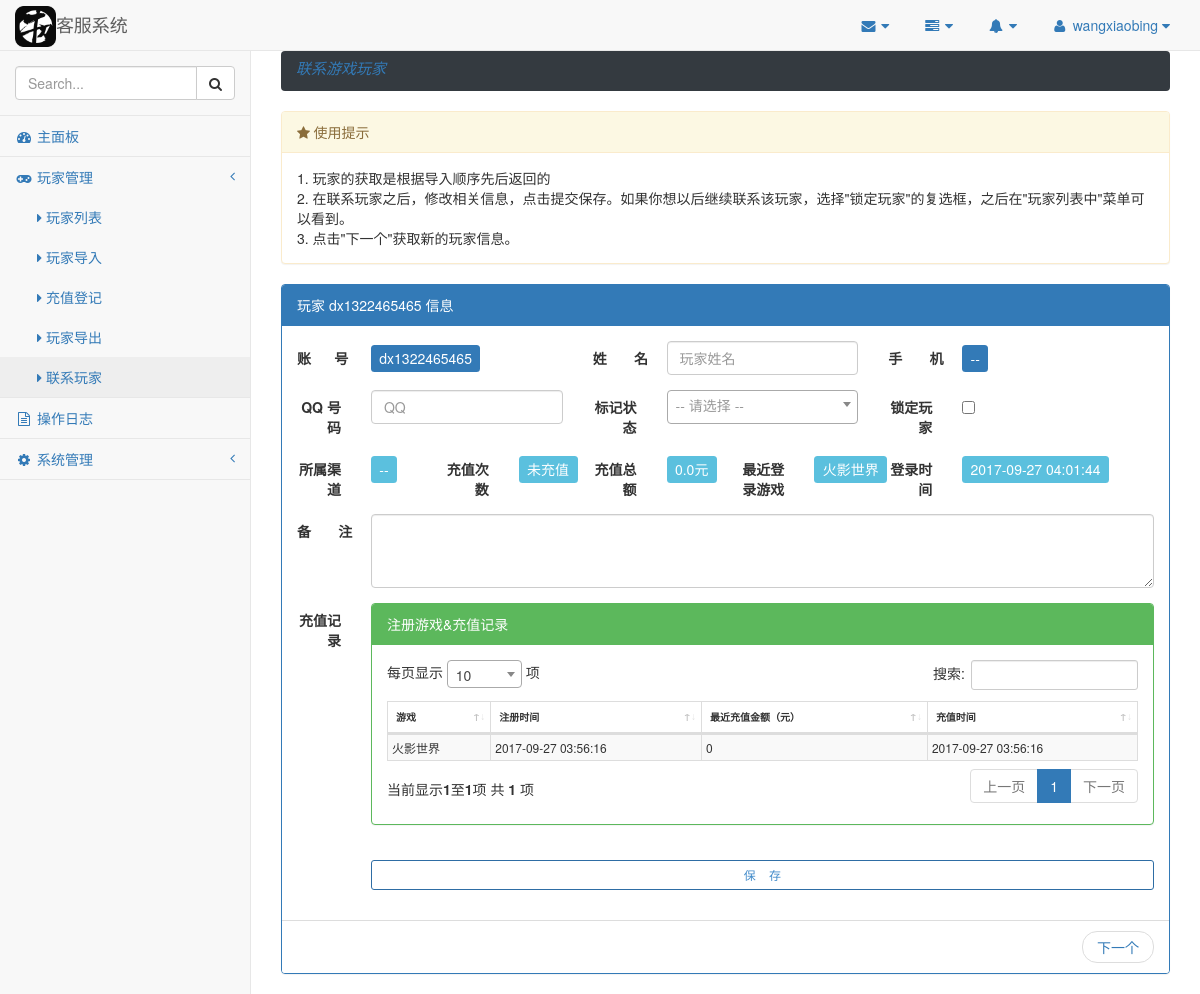
/customer-service/player/contract/ (signed in), run on an earlier commit of the app's database.
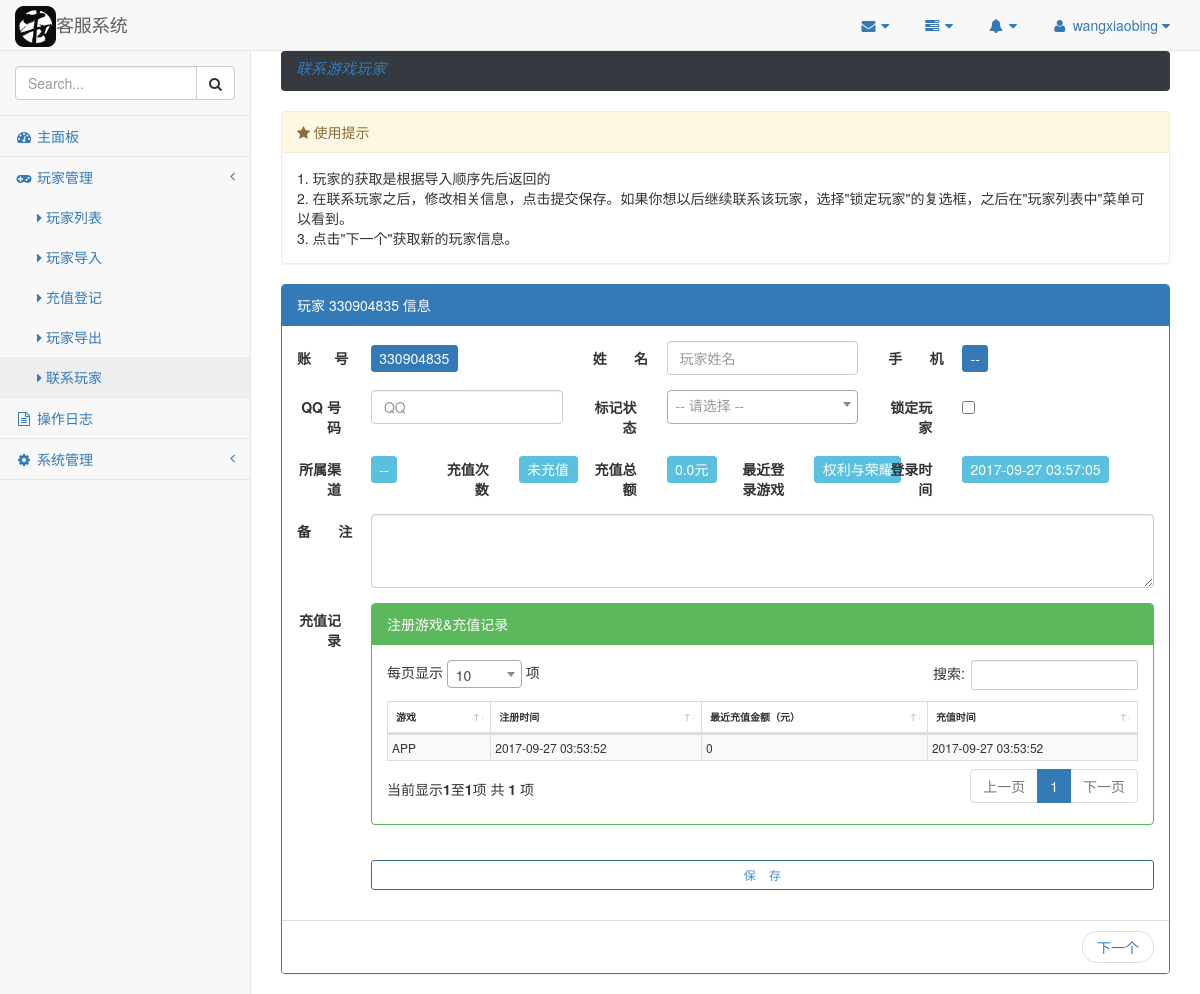
And on a later commit of the database.
### customer_service/models.py (models this page shows, shortened)
class User(AbstractBaseUser, PermissionsMixin):
    objects = UserManager()
    loginname = models.CharField(
        _('login name'), null=False, max_length=100, unique=True
    )
    first_name = models.CharField(
        _('姓氏'), max_length=64, blank=True, null=True
    )
    last_name = models.CharField(
        _('名称'), max_length=64, blank=True, null=True
    )
    email = models.EmailField(
        _('邮箱'), unique=True, max_length=255, null=True
    )
    is_staff = models.BooleanField(
        _('staff status'), default=False,
        help_text=_(
            'Designates whether the user can log into this admin site.'
        )
    )
    is_active = models.BooleanField(
        _('active'), default=False,
        help_text=_(
            '标识用户的状态'
        )
    )
    role = models.ForeignKey(Role, related_name='user_role', null=True, default=None)
    date_joined = models.DateTimeField(_('date joined'), default=timezone.now)
    USERNAME_FIELD = 'loginname'
    class Meta:
        verbose_name = _('系统用户')
        verbose_name_plural = _('系统用户')
        default_permissions = ('add', 'change', 'delete', 'view')

class Menu(models.Model):
    name = models.CharField(max_length=50, null=False)
    label = models.CharField(max_length=40, null=False)
    icon = models.CharField(max_length=30, null=True)
    order_index = models.IntegerField(null=True)
    parent = models.IntegerField(null=False, default=0)
    class Meta:
        verbose_name = verbose_name_plural = "菜单"
        db_table = "menu"

class Player(models.Model):
    account = models.CharField(null=False, unique=True, max_length=100)
    username = models.CharField(null=True, max_length=100)
    mobile = models.CharField(null=True, max_length=20)
    qq = models.CharField(null=True, max_length=20)
    come_from = models.CharField(null=True, max_length=100)
    locked = models.BooleanField(default=False)
    login_count = models.IntegerField(null=True)
    game_count = models.IntegerField(null=True)
    charge_count = models.IntegerField(null=True)
    charge_money_total = models.FloatField(null=True)
    imported_from = models.ForeignKey(PlayerImport, null=True, related_name="imported_from")
    export_to = models.ForeignKey(PlayerExport, null=True, related_name="export_to")
    current_contact_user = models.ForeignKey(User, null=True, related_name="contact_user")
    locked_by_user = models.ForeignKey(User, null=True)
    locked_time = models.DateTimeField(null=True)
    timestamp = models.DateTimeField(null=True)
    is_deleted = models.BooleanField(default=False, null=False)
    class Meta:
        verbose_name = verbose_name_plural = "玩家"
        db_table = "player"

class Game(models.Model):
    name = models.CharField(null=False, unique=True, max_length=100)
    deleted = models.BooleanField(default=False)
    desc = models.CharField(null=True, max_length=200)
    class Meta:
        verbose_name = verbose_name_plural = "游戏"
        db_table = "game"

### customer_service/decorator.py (the view)
        def third_func(request, *args, **kwargs):
            if request.user.is_authenticated() and request.user.role_id in perm_list:
                return wrapped_func(request, *args, **kwargs)
            else:
                raise PermissionDenied()

### customer_service/templates/user_card.html (shortened to what this page needs)
{% extends "base.html" %}
{% load static %}
{% block extra_css %}
    <link rel="stylesheet" href="{% static 'vendor/bootstrap-social/bootstrap-social.css' %}"/>
    <link rel="stylesheet" href="{% static 'vendor/datatables/css/dataTables.bootstrap4.min.css' %}"/>
    {% for css in media.css %}
        {{ css|safe }}
    {% endfor %}
{% endblock %}
{% block content %}
    <div class="row">
    {% include "breadcrumb.html" %}
    </div>
    <div class="row">
        <div class="col-lg-12">
            <div class="panel panel-warning">
                <div class="panel-heading"><i class="fa fa-star"> 使用提示</i></div>
                <div class="panel-body">
                1. 玩家的获取是根据导入顺序先后返回的<br>
                2. 在联系玩家之后，修改相关信息，点击提交保存。如果你想以后继续联系该玩家，选择"锁定玩家"的复选框，之后在"玩家列表中"菜单可以看到。<br>
                3. 点击"下一个"获取新的玩家信息。
            </div>
            </div>
        </div>
    </div>
    <div class="row">
        <div class="col-lg-12">
            <div class="panel panel-primary">
                <div class="panel-heading">玩家 {{ player.account }} 信息</div>
                <div class="panel-body">
                    <form class="form-horizontal" method="post" action="{% url 'contract_player' %}">
                        <div class="form-group responsive-utilities-test hidden-on">
                            <label class="col-sm-1 control-label">账&nbsp;&nbsp;&nbsp;&nbsp;&nbsp;&nbsp;号</label>
                            <div class="col-sm-3">
                                <p class="form-control-static">
                                    <span class="label label-primary static-p">{{ player.account }}</span>
                                </p>
                            </div>
                            <label for="inputUsername" class="col-sm-1 control-label">姓&nbsp;&nbsp;&nbsp;&nbsp;&nbsp;&nbsp;&nbsp;名</label>
                            <div class="col-sm-3">
                                <input type="text" class="form-control" name="username" id="inputUsername" placeholder="玩家姓名" {% if player.username %}value="{{ player.username }}"{% endif %} />
                            </div>
                            <label class="col-sm-1 control-label">手&nbsp;&nbsp;&nbsp;&nbsp;&nbsp;&nbsp;&nbsp;机</label>
                            <div class="col-sm-3">
                                <p class="form-control-static">
                                    <span class="label label-primary static-p">
                                        {{ player.mobile|default:"--" }}
                                    </span>
                                </p>
                            </div>
                        </div>
                        <div class="form-group">
                            <label for="inputQQ" class="col-sm-1 control-label">QQ 号码</label>
                            <div class="col-sm-3">
                                <input type="text" class="form-control" name="qq" id="inputQQ" placeholder="QQ" {% if player.qq %}value="{{ player.qq }}"{% endif %} />
                            </div>
                            <label for="inputStatus" class="col-sm-1 control-label">标记状态</label>
                            <div class="col-sm-3">
                            </div>
                            <label class="col-sm-1 control-label">锁定玩家</label>
                            <div class="col-sm-1">
                                <div class="checkbox">
                                    <label>
                                        <input name="locked" value="1" {% if player.locked %}checked{% endif %} type="checkbox"/>
                                    </label>
                                </div>
                            </div>
                        </div>
                        <div class="form-group">
                            <label class="col-sm-1 control-label">所属渠道</label>
                            <div class="col-sm-1">
                                <p class="form-control-static">
                                    <span class="label label-info static-p">{{ player.come_from|default:'--' }}</span>
                                </p>
                            </div>
                            <label class="col-sm-1 control-label">充值次数</label>
                            <div class="col-sm-1">
                                <p class="form-control-static">
                                    <span class="label label-info static-p">{{ player.charge_count|default:'未充值' }}</span>
                                </p>
                            </div>
                            <label class="col-sm-1 control-label">充值总额</label>
                            <div class="col-sm-1">
                                <p class="form-control-static">
                                    <span class="label label-info static-p">{{ player.charge_money_total|default:'0.0' }}元</span>
                                </p>
                            </div>
                            <label class="col-sm-1 control-label">最近登录游戏</label>
                            <div class="col-sm-1">
                                <p class="form-control-static">
                                    <span class="label label-info static-p">{{ login_info.game_name|default:'--' }}</span>
                                </p>
                            </div>
                            <label class="col-sm-1 control-label">登录时间</label>
                            <div class="col-sm-1">
                                <p class="form-control-static">
                                    <span class="label label-info static-p">{{ login_info.login_time|default:'--' }}</span>
                                </p>
                            </div>
                        </div>
                        <div class="form-group">
                            <label for="inputNotes" class="col-sm-1 control-label">备&nbsp;&nbsp;&nbsp;&nbsp;&nbsp;&nbsp;&nbsp;注</label>
                            <div class="col-sm-11">
                                <textarea class="form-control" rows="3" name="notes" id="inputNotes"></textarea>
                            </div>
                        </div>
                        <div class="form-group">
                            <label class="col-sm-1 control-label">充值记录</label>
                            <div class="col-sm-11">
                                <div class="panel panel-green">
                                    <div class="panel-heading">注册游戏&充值记录</div>
                                    <div class="panel-body">
                                        {% include "table.html" %}
                                    </div>
                                </div>
                            </div>
                        </div>
                        <div class="form-group">
                            <div class="col-lg-offset-1 col-sm-11">
                                <button type="submit" class="btn btn-primary btn-sm btn-outline btn-block">保&nbsp;&nbsp;&nbsp;&nbsp;存</button>
                            </div>
                        </div>
                    </form>
                </div>
                <div class="panel-footer">
                    <nav aria-label="...">
                    <ul class="pager">
                        <li class="next"><a href="{% url 'contract_player' %}?current={{ player.id }}">下一个</a></li>
                    </ul>
                    </nav>
                </div>
            </div>
        </div>
    </div>
{% endblock %}

### customer_service/templates/base.html (shortened to what this page needs)
{% load staticfiles %}
{% load i18n %}
<!DOCTYPE html>
<html lang="en">
<head>
    <link rel="stylesheet" href="{% static 'vendor/bootstrap/css/bootstrap.min.css' %}" />
    <link rel="stylesheet" href="{% static 'common/font-awesome/css/font-awesome.min.css' %}" />
    <link rel="stylesheet" href="{% static 'vendor/metisMenu/metisMenu.min.css' %}" />
    <link rel="stylesheet" href="{% static 'css/sb-admin-2.min.css' %}" />
    <link rel="stylesheet" href="{% static 'css/customer-service.css' %}" />
    {% block extra_css %}
    {% endblock %}
</head>
<body>
    <div id="wrapper">
        <nav class="navbar navbar-default navbar-static-top" role="navigation" style="margin-bottom: 0">
            <div class="navbar-header">
                <a class="navbar-brand" href="{% url 'index' %}">
                    <img src="{% static 'img/niudao.png' %}" style="width: 7%; margin-bottom: 2px;">客服系统
                </a>
            </div>
            <ul class="nav navbar-top-links navbar-right">
                <li class="dropdown">
                    <a class="dropdown-toggle" data-toggle="dropdown" href="#">
                        <i class="fa fa-envelope fa-fw"></i> <i class="fa fa-caret-down"></i>
                    </a>
                </li>
                <li class="dropdown">
                    <a class="dropdown-toggle" data-toggle="dropdown" href="#">
                        <i class="fa fa-tasks fa-fw"></i> <i class="fa fa-caret-down"></i>
                    </a>
                </li>
                <li class="dropdown">
                    <a class="dropdown-toggle" data-toggle="dropdown" href="#">
                        <i class="fa fa-bell fa-fw"></i> <i class="fa fa-caret-down"></i>
                    </a>
                </li>
                <li class="dropdown">
                    <a class="dropdown-toggle" data-toggle="dropdown" href="#">
                        <i class="fa fa-user fa-fw"></i> {{ user }} <i class="fa fa-caret-down"></i>
                    </a>
                </li>
            </ul>
            <div class="navbar-default sidebar" role="navigation">
                <div class="sidebar-nav navbar-collapse">
                    <ul class="nav" id="side-menu">
                        <li class="sidebar-search">
                            <div class="input-group custom-search-form">
                                <input id="menu_search_text" type="text" class="form-control" placeholder="Search...">
                                <span class="input-group-btn">
                                <button id="menu_search_btn" class="btn btn-default" type="button">
                                    <i class="fa fa-search"></i>
                                </button>
                            </span>
                            </div>
                        </li>
                        <li>
                            <a href="{% url 'index' %}"><i class="fa fa-dashboard fa-fw"></i> 主面板</a>
                        </li>
                        {% for menu in menus %}
                        <li>
                            <a href="{{ menu.href }}"><i class="fa {{ menu.icon }} fa-fw"></i> {{ menu.label }}
                                {% if menu.submenu %}
                                <span class="fa arrow"></span>
                                {% endif %}
                            </a>
                            {% if menu.submenu %}
                            <ul class="nav nav-second-level">
                                {% for second_menu in menu.submenu %}
                                <li>
                                    <a href="{{ second_menu.href }}"><i class="fa fa-caret-right"></i> {{ second_menu.label }}
                                    </a>
                                </li>
                                {% endfor %}
                            </ul>
                            {% endif %}
                        </li>
                        {% endfor %}
                    </ul>
                </div>
            </div>
        </nav>
        <div id="page-wrapper">
            {% block content %}
            {% endblock %}
        </div>
    </div>
</body>
</html>

### templates/breadcrumb.html
<div class="col-lg-12">
    <ol class="breadcrumb">
        {% for breadcrumb_item in breadcrumb_items %}
            <li class="{% if breadcrumb_item.active %} active{% endif %}">
                {% if breadcrumb_item.href %}
                <a href="{{ breadcrumb_item.href }}">{{ breadcrumb_item.label }}</a>
                {% else %}
                    {{ breadcrumb_item.label }}
                {% endif %}
            </li>
        {% endfor %}
    </ol>
</div>

### customer_service/templates/table.html (shortened to what this page needs)
<table id="{{ table.id }}" class="table table-striped table-bordered" style="{{ table.style }}">
    <thead>
        <tr class="{{ table.header.class }}" style="{{ table.header.style }}">
            {% for col in table.headers %}
                <th {% if col.class %}class="{{ col.class }}"{% endif %} {% if row.style %}style="{{ row.style }}"{% endif %}>{{ col.text }}</th>
            {% endfor %}
        </tr>
    </thead>
    {% if table.tbody %}
        <tbody>
            {% for row in table.tbody %}
                <tr class="{{ row.class }}" style="{{ row.style }}">
                    {% for col in row.columns %}
                        <td {% if col.class %}class="{{ col.class }}"{% endif %} {% if col.style %}style="{{ col.style }}"{% endif %}>
                            {{ col.text |safe }}
                        </td>
                    {% endfor %}
                </tr>
            {% endfor %}
        </tbody>
    {% endif %}
</table>

What changed in the data, as far as the page shows it:
no longer on this page (row edited): Player: account "dx1322465465"
no longer on this page (row unchanged): Game: game_name "火影世界"
now on this page (row unchanged): Game: game_name "权利与荣耀"
Also different on the page:
{{ player.account }}: (not shown) → "330904835"
{{ login_info.login_time|default:'--' }}: "2017-09-27 04:01:44" → "2017-09-27 03:57:05"
list line gone: "火影世界 2017-09-27 03:56:16 2017-09-27 03:56:16"
new list line: "APP 2017-09-27 03:53:52 2017-09-27 03:53:52"
